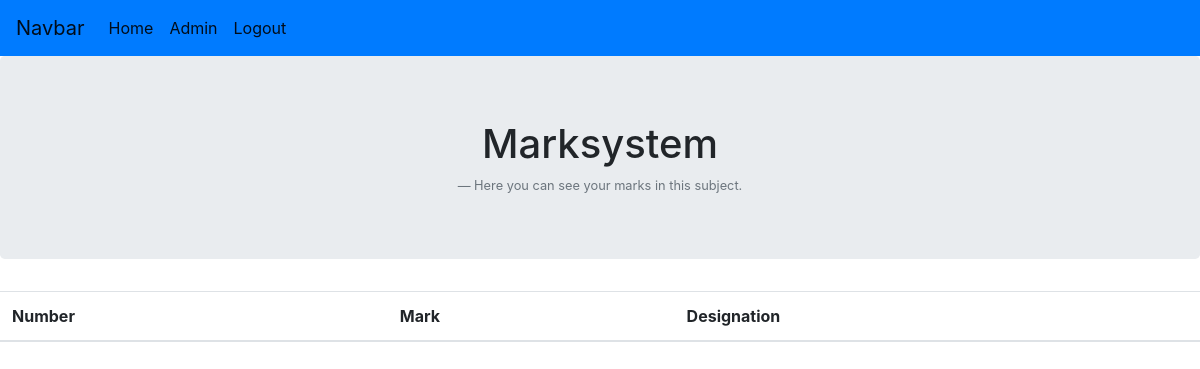
The page /6/detailseite_schueler/ (signed in) on the database as committed earlier.
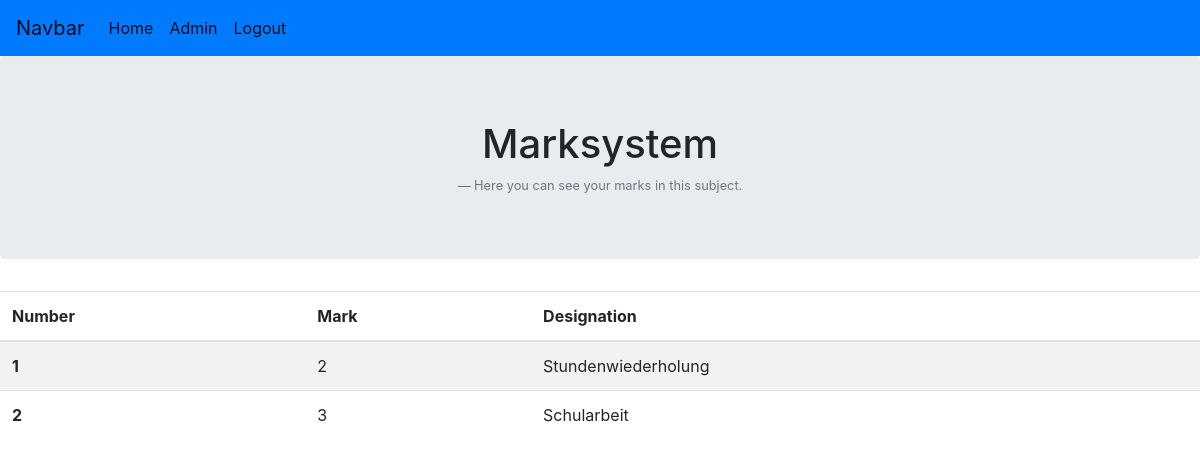
The same page on the database as committed later.
### noten/models.py (models this page shows, shortened)
class Note(models.Model):
    note = models.IntegerField(default=0)
    type = models.CharField(default="", max_length=150)
    Student = models.ForeignKey(Student, on_delete=models.CASCADE)
    Unterricht = models.ForeignKey(Unterricht, on_delete=models.CASCADE, null=True, blank=True)
    class Meta:
        verbose_name_plural = "Noten"

### noten/views.py (the view)
# urls.py: path('<int:subject_id>/detailseite_schueler/', views.detailseite_schueler, name='detailseite_schueler'),
@login_required
def detailseite_schueler(request, subject_id):
    noten = Note.objects.filter(Student__user = request.user, Unterricht__id=subject_id)
    return render(request, 'noten/detailseite_schueler.html', {'latest_noten_liste' : noten})

### noten/templates/noten/detailseite_schueler.html (shortened to what this page needs)
<!DOCTYPE html>
<html lang="en">
<head>
    {% load static %}
    <link href="https://stackpath.bootstrapcdn.com/bootstrap/4.2.1/css/bootstrap.min.css"
 rel="stylesheet">
</head>
<body>
<nav class="navbar navbar-expand-lg navbar-light bg-primary">
    <a class="navbar-brand" href="">Navbar</a>
    <div class="collapse navbar-collapse" id="navbarNav">
        <ul class="navbar-nav">
            <li class="nav-item active">
                <a class="nav-link" href="{% url 'noten:startseite_schueler' %}">Home</a>
            </li>
            <li class="nav-item active">
                <a class="nav-link" href="/admin">Admin</a>
            </li>
            <li class="nav-item active">
                <a class="nav-link" href="/logout">Logout</a>
            </li>
        </ul>
    </div>
</nav>
<div class="jumbotron text-center">
    <h1>Marksystem</h1>
    <footer class="blockquote-footer">Here you can see your marks in this subject.</footer>
</div>
<table class="table table-striped">
    <thead>
    <tr>
        <th scope="col">Number</th>
        <th scope="col">Mark</th>
        <th scope="col">Designation</th>
    </tr>
    </thead>
    <tbody>
    {% for noten in latest_noten_liste %}
    <tr>
        <th scope="row">{{forloop.counter}}</th>
        <td>{{ noten.note }}</td>
        <td> {{ noten.type }}</td>
    </tr>
    {% endfor %}
    </tbody>
</table>
</body>
</html>

Rows that differ between the two databases and show on the page:
added Note: note "2", type "Stundenwiederholung"
added Note: note "3", type "Schularbeit"
